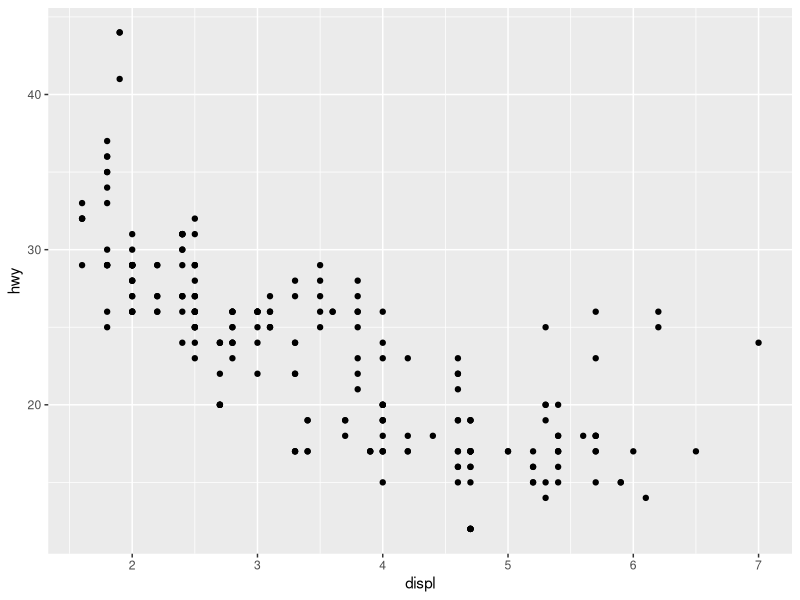
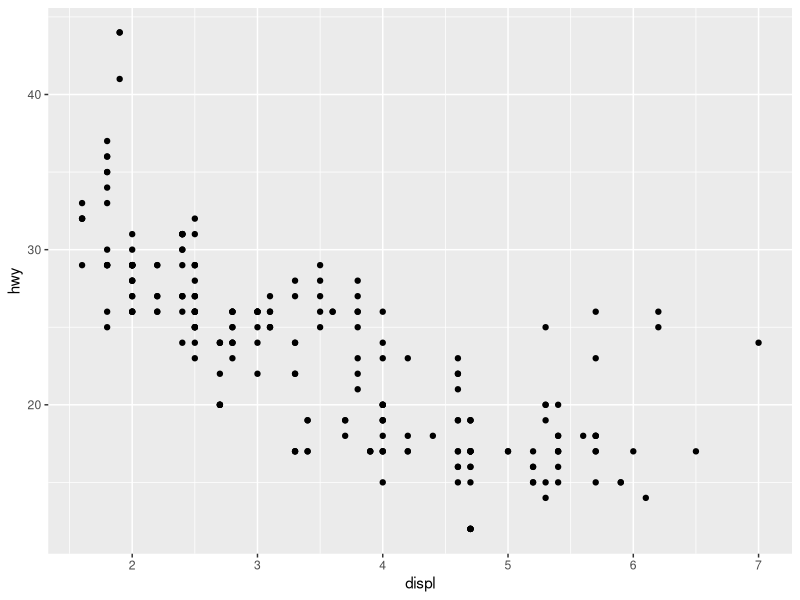
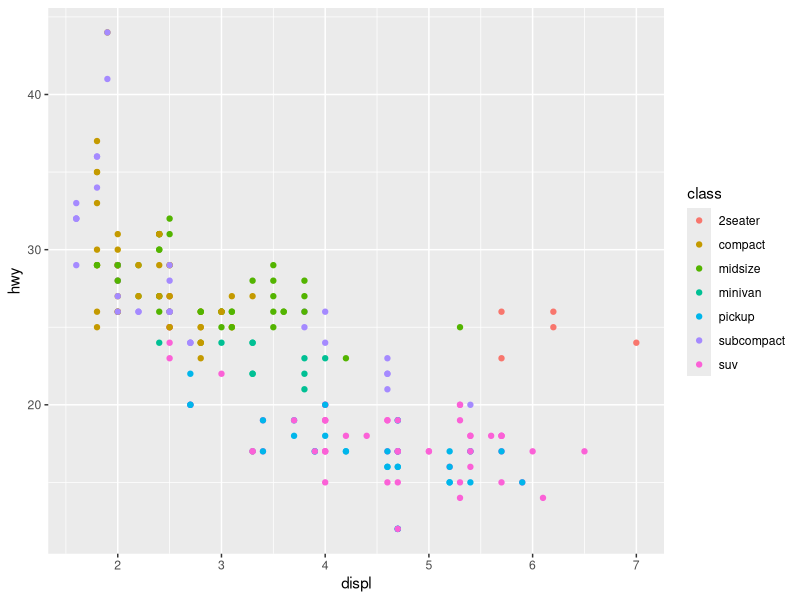
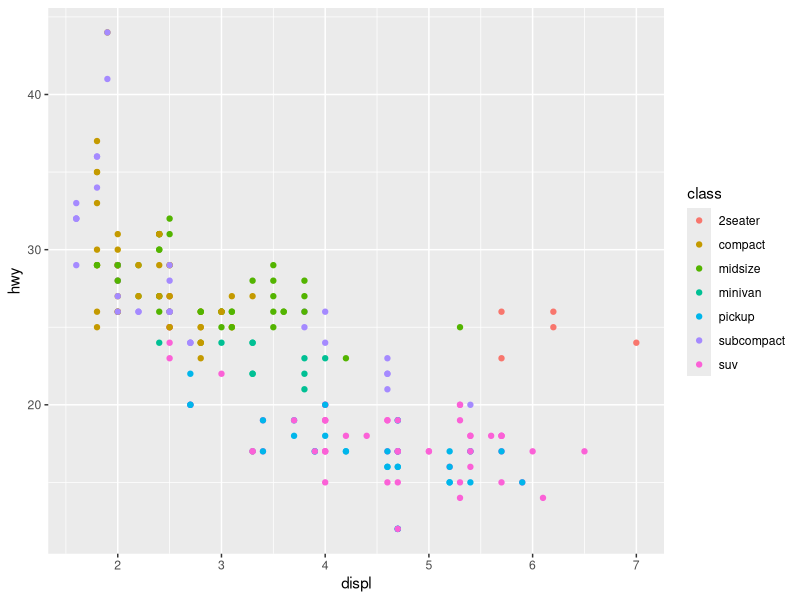
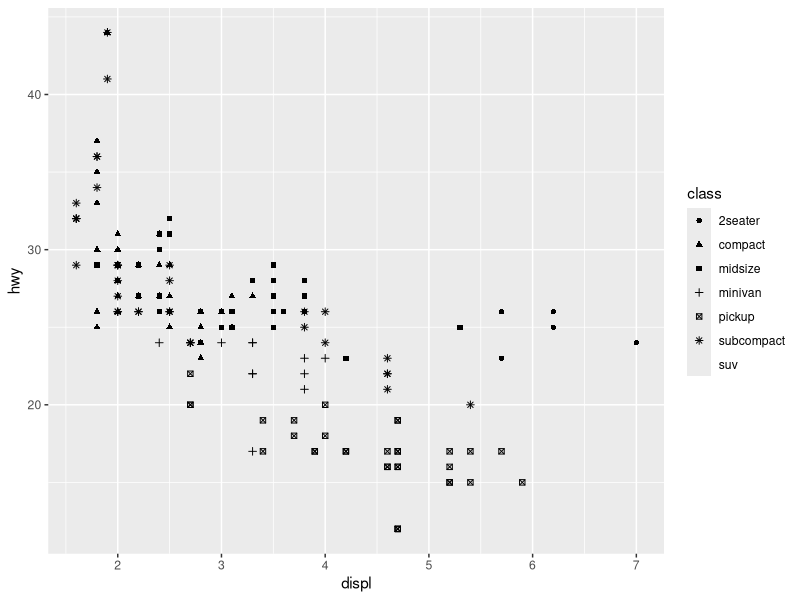
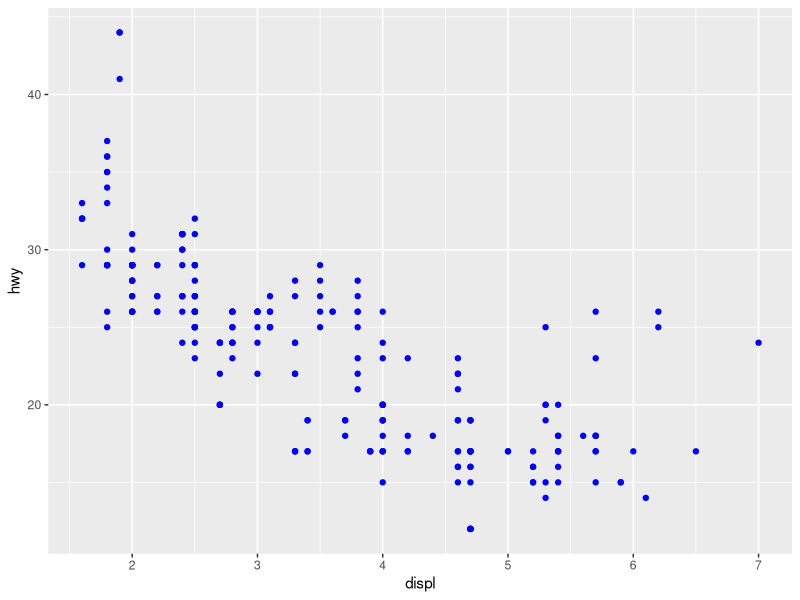
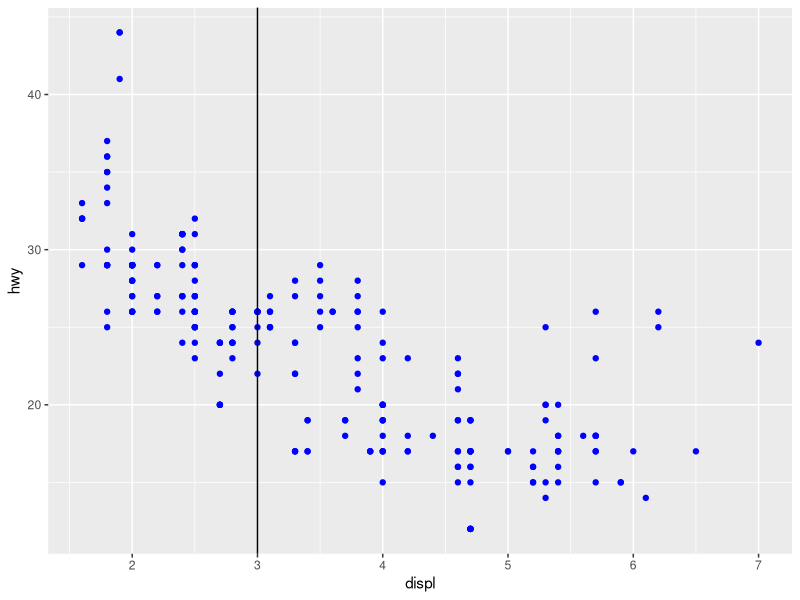
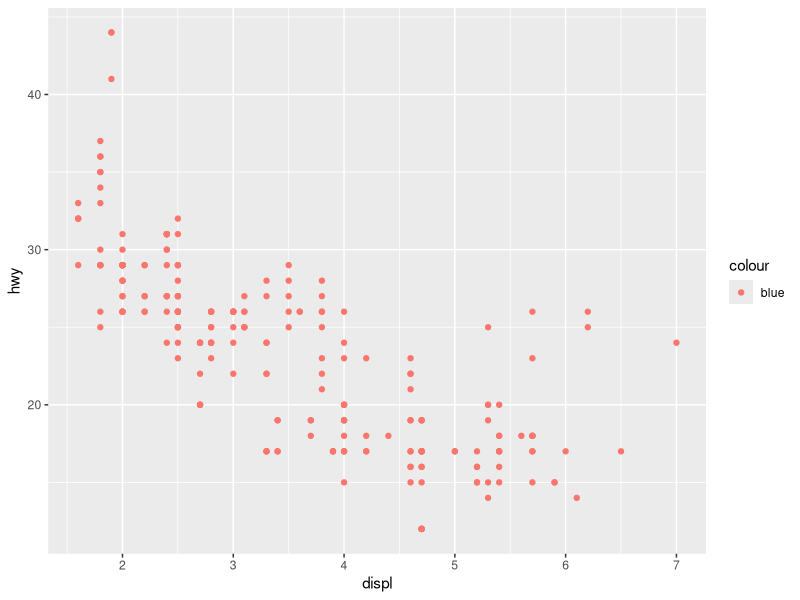

Generate these figures, in order, with R:
## ---- chunk 1
knitr::opts_chunk$set(echo = TRUE)
library(tidyverse)
## ---- chunk 2

# review mpg
mpg %>% glimpse()

# 1 layer, same
g <- ggplot(data = mpg, mapping=aes(x=displ, y=hwy)) + 
        geom_point()
g

# SAME
g <- ggplot(data = mpg) + 
        geom_point(mapping = aes(x = displ, y = hwy))
g
## ---- chunk 3
# add color aesthetic;  class is categorical
ggplot(data = mpg) + 
  geom_point(mapping = aes(x = displ, y = hwy, color = class))

# SAME
ggplot(data = mpg, mapping = aes(x = displ, y = hwy, color = class)) + 
  geom_point()

# Works, but shape=class, size=class,  but limited symbols yields warnings (and doesn't look good)
ggplot(data = mpg, mapping = aes(x = displ, y = hwy, shape = class)) + 
  geom_point()

## ---- chunk 4

ggplot(data = mpg, mapping  = aes(x=displ, y=hwy)) + 
  geom_point(color="blue")
# SAME  
ggplot(data = mpg) + 
  geom_point(mapping = aes(x = displ, y = hwy), color = "blue") +
  geom_vline(xintercept=3)  # color returns to DEFAULT

# all pink!
ggplot(data = mpg, mapping = aes(x = displ, y = hwy, color="blue")) + 
  geom_point()

# all black (no change)
ggplot(data = mpg, mapping = aes(x = displ, y = hwy), color="blue") + 
  geom_point()
## ---- chunk 5
knitr::knit_exit()
## ---- chunk 6
library(tidyverse)
# from ggplot2 cheatsheet!

d <- ggplot(mpg,aes(fl))        # fl is discrete
d + geom_bar()
## ---- chunk 7
c <- ggplot(mpg, aes(hwy))

c + geom_density(kernel="gaussian", aes(fill="yellow", alpha=0.3)) +
 geom_vline(aes(xintercept=25.1 ), linetype = 2) + 
        geom_point(x=30,y=0, shape=4, aes(color="blue", size=4))

#c + geom_point(aes(y=mpg))
## ---- chunk 8
library(tidyverse)
## case_when(  cond1 ~ TRUE, cond2 ~ FALSE, cond3 ~ y=3, ....)

t <- tibble(x=rnorm(1000)) %>% 
  mutate(reject = dplyr::case_when(x > 2.0 ~ TRUE, x <= 2.0 ~ FALSE)) 

t_reject <- t %>% filter(reject == TRUE)
t_fail_to_reject <- t %>% filter(reject == FALSE) 


# color = outline
# fill = interior
# if applies to ALL data, outside aes()   

# all black
g <- ggplot(data=t, aes(x=x, ymin=0,ymax=dnorm(x) )) +
  geom_ribbon(data=t_fail_to_reject)  +
  geom_ribbon(data=t_reject )


# 2 - works! | 2 strange colors | but fill="white" never works
g <- ggplot(data=t, aes(x=x, ymin=0,ymax=dnorm(x), fill=reject)) +
  geom_ribbon(data=t_fail_to_reject)  +
  geom_ribbon(data=t_reject )

# 3  works!| red & white | no legend | fill=reject ignored? in ggplot line
g <- ggplot(data=t, aes(x=x, ymin=0,ymax=dnorm(x), fill=reject)) +
  geom_ribbon(data=t_fail_to_reject, fill="white")  +
  geom_ribbon(data=t_reject, fill="red" )

# color appears to set outline
# 4 works!| red & white fill | black outline ONLY not reject| 1 color legend TRUE
g <- ggplot(data=t, aes(x=x, ymin=0,ymax=dnorm(x), color=reject)) +
  geom_ribbon(data=t_fail_to_reject, fill="white", color="black")  +
  geom_ribbon(data=t_reject, fill="red"  )

# ALMOST
# 5 like #4 | LOSE legend | but fills and colors all correct!
#  | color="black" in ggplot, anywhere - not work
g <- ggplot(data=t, aes(x=x, ymin=0,ymax=dnorm(x))) +
  geom_ribbon(data=t_fail_to_reject, fill="white", color="black")  +
  geom_ribbon(data=t_reject, fill="red", color="black"  )
g
## ---- chunk 9
library(tidyverse)
data(Oxboys, package = "nlme")
head(Oxboys)    # 'Subject'(ie 26  boys) & 'Occasion' (#9) are ordinal(?) 
ggplot(Oxboys, aes(age, height, group = Subject)) + 
  geom_point() + 
  geom_line()
## ---- chunk 10
library(ggplot2)
library(tibble)
r  <- seq(.01, .40, by=.01)
r

# log is base e
days  <- function(r) log(2)/log(1+r)

n  <- round(days(r), 0)
n

t  <- tibble(r = r, days=n)

ggplot(t, aes(x=r, y=days)) +
			 geom_point()

## ---- chunk 11

# US daily testing, ~ 500,000 per day

pop  <- 330e6
tests  <- seq(.1, 10.0, by=.1)
tests  <- tests * 1e6

f  <- function(tests) pop/(tests*365)

t  <- tibble(daily_tests=tests, years=f(tests))


h  <- ggplot(t, aes(x=daily_tests, y=years)) +
			 geom_point()
h
